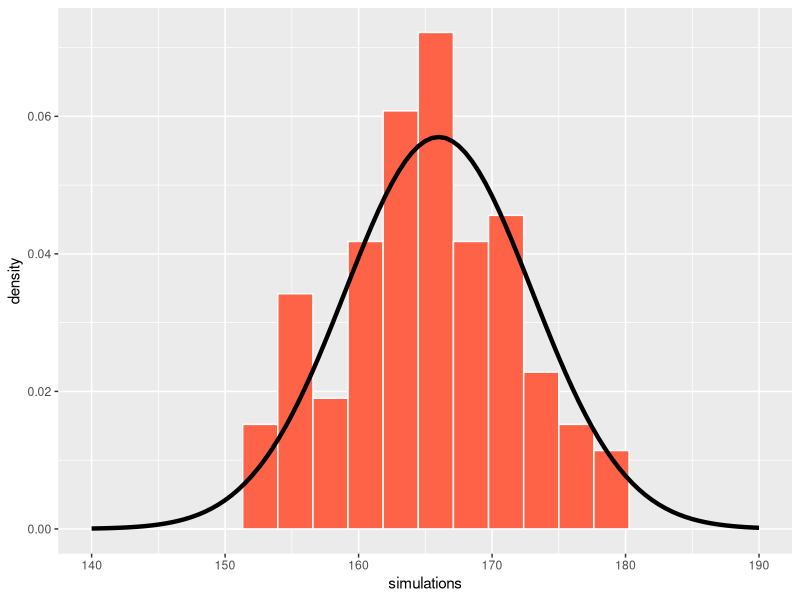
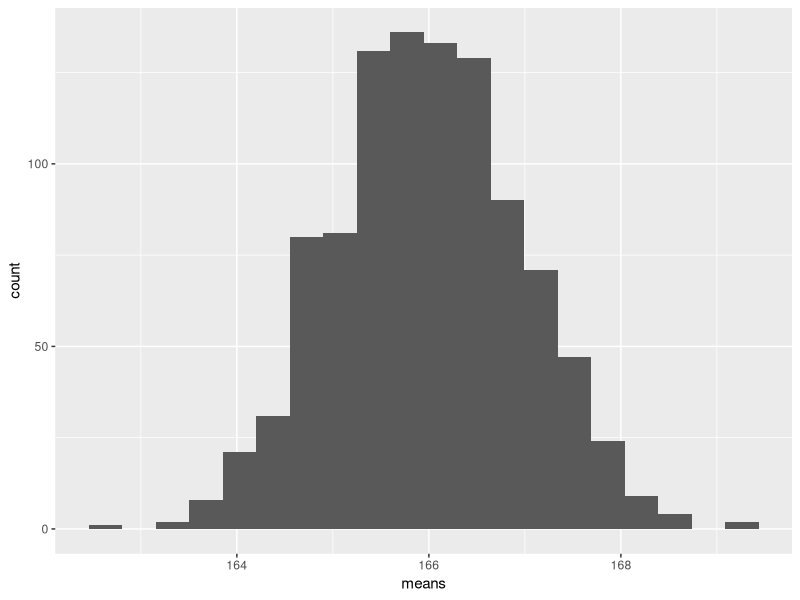
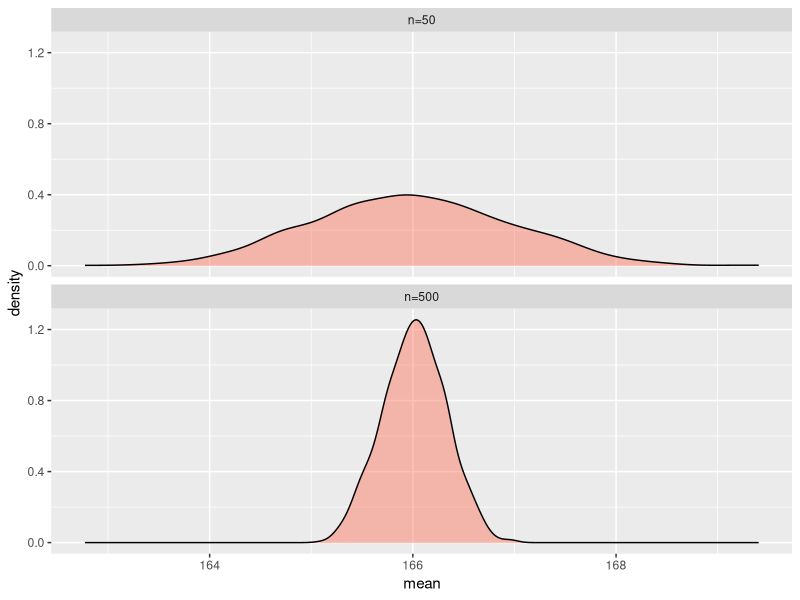

Source code (R) for these figures, in order:
## ---- chunk 1
simulations <- rnorm(n = 100, mean = 166, sd = 7)
## ---- chunk 2
library(tidyverse)
## ---- chunk 3
df_sim <- data.frame(simulations)

ggplot(df_sim) +
  geom_histogram(
      aes(x = simulations, y = after_stat(density)), 
      bins = 20, fill = "tomato", color = "white"
  ) +
  stat_function(fun = dnorm, args = list(mean = 166, sd = 7), linewidth = 1.5) +
  lims(x = c(140, 190))
## ---- chunk 4

## ---- chunk 5

## ---- chunk 6
mean(simulations)
sd(simulations)
## ---- chunk 7
set.seed(123) # for reproducible RNG
pop <- rnorm(n = 100000, 166, 7)
mean(pop)
## ---- chunk 8
samp <- sample(pop, 50, replace = FALSE)
## ---- chunk 9
mean(samp)
## ---- chunk 10
means <- replicate(1000, mean(sample(pop, 50, replace = FALSE)))
## ---- chunk 11
ggplot(data.frame(means), aes(x = means)) + 
    geom_histogram(bins = 20)
## ---- chunk 12
sd(means)
## ---- chunk 13
means500 <- replicate(1000, mean(sample(pop, 500, replace = FALSE)))
## ---- chunk 14
df_sd <- data.frame(
    sampsize = factor(rep(c("n=50", "n=500"), each = 1000)),
    mean = c(means, means500)
)

sd(means500)

ggplot(df_sd, aes(mean)) +
    geom_density(fill = "tomato", alpha = 0.4) +
    facet_wrap(~sampsize, nrow = 2)
## ---- chunk 15

## ---- chunk 16

## ---- chunk 17

